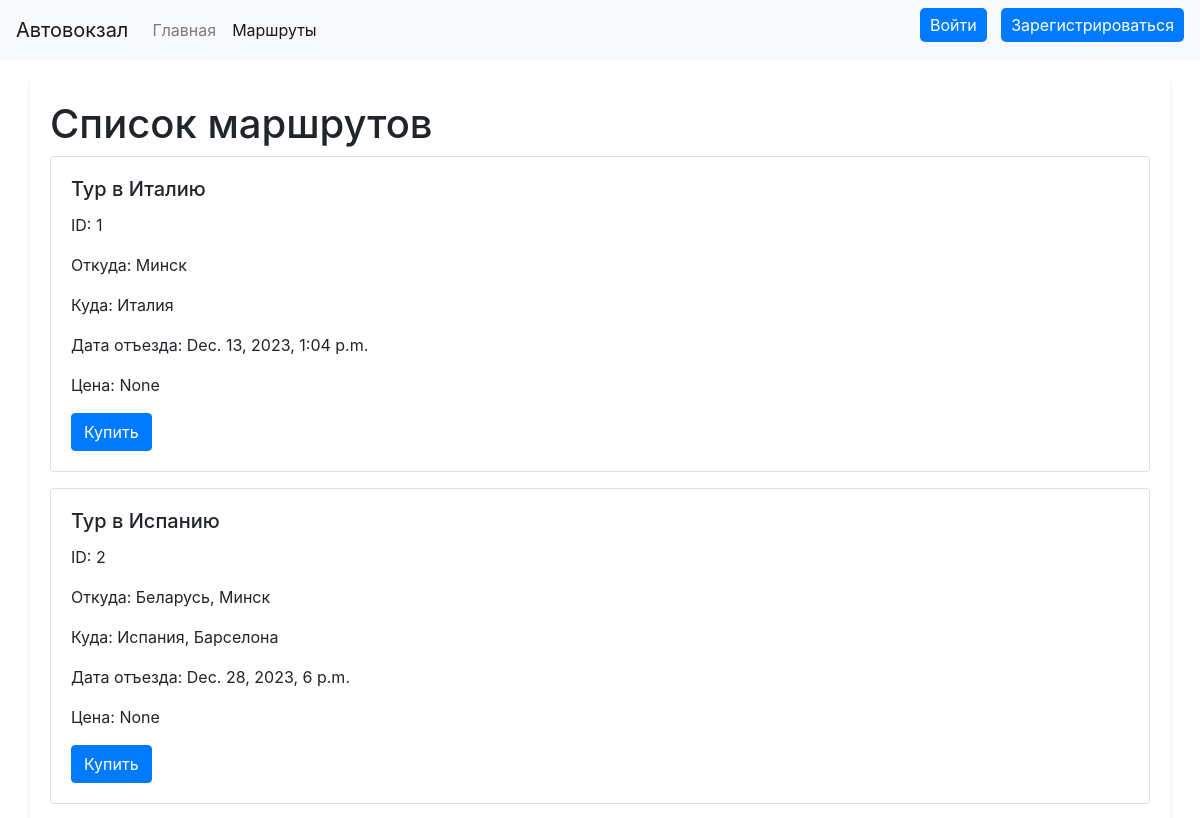
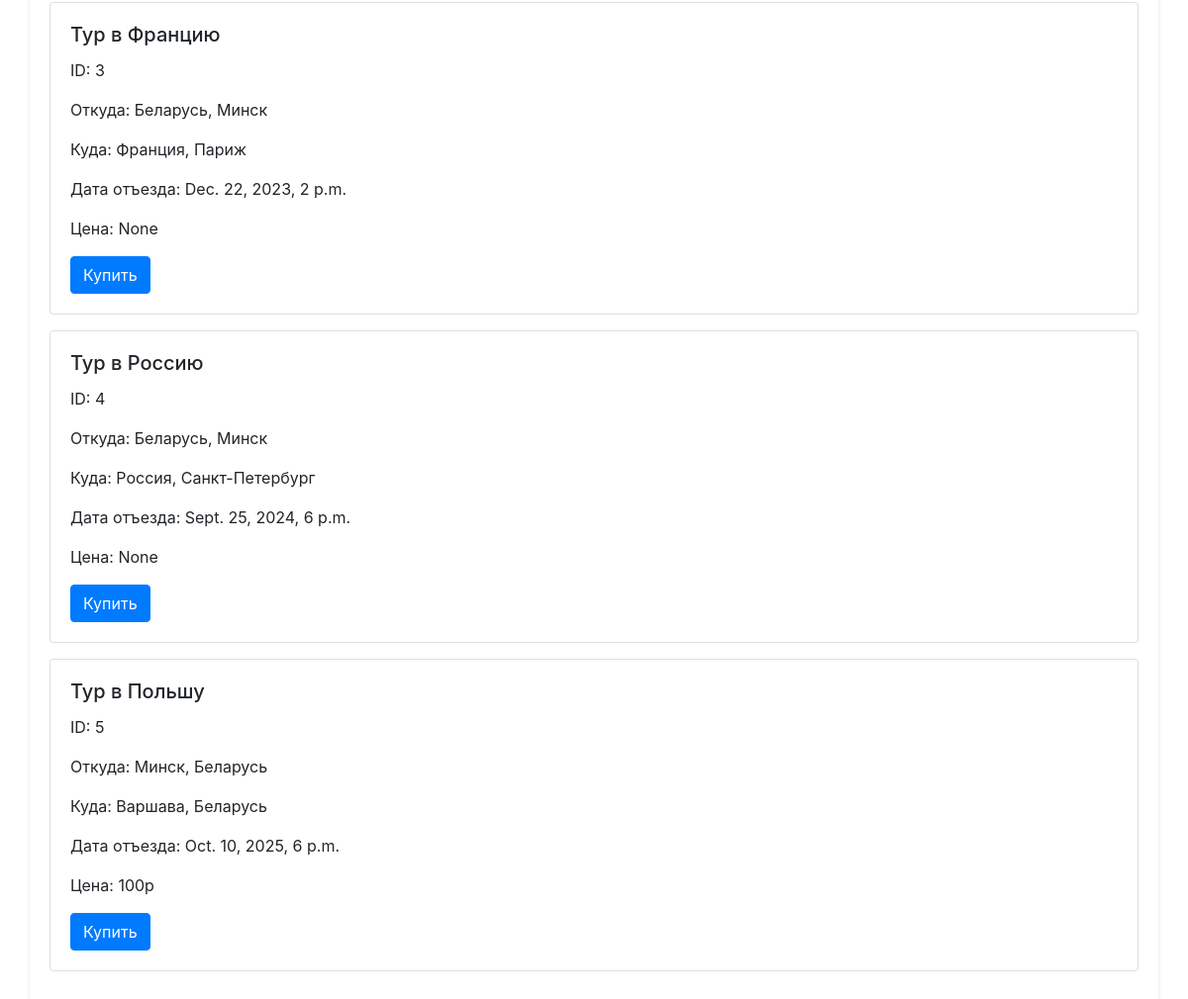
The page /routes/ on the database as committed earlier (2 pictures, top to bottom).
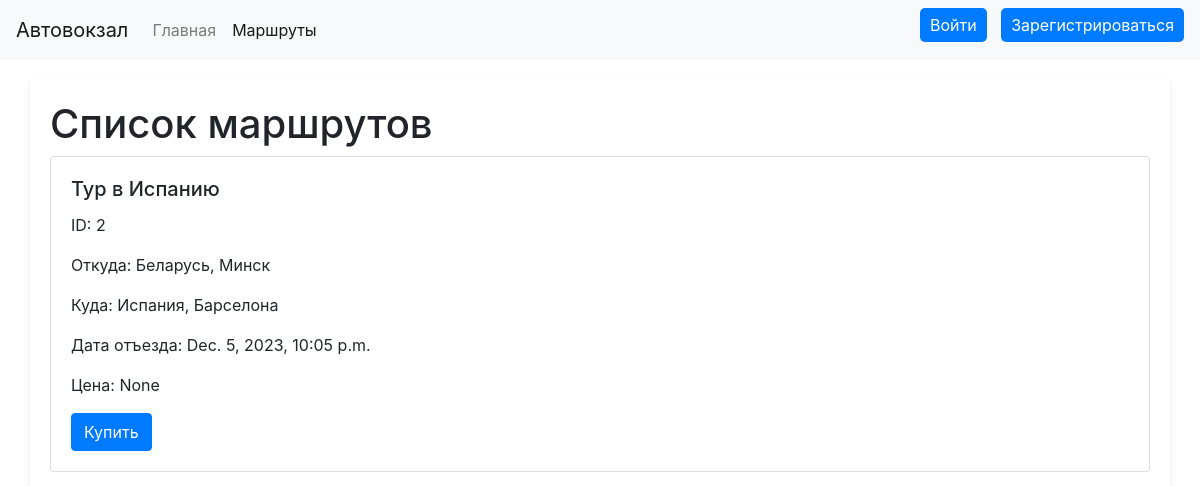
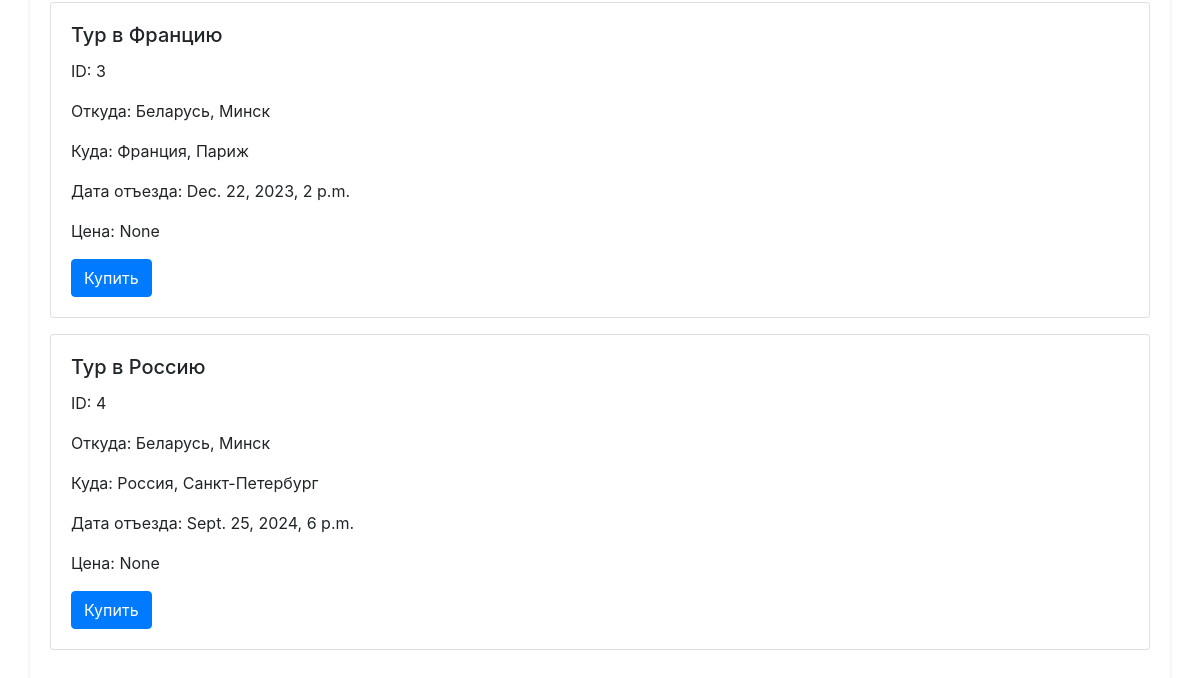
The same page on the database as committed later (2 pictures, top to bottom).
### main/models.py (models this page shows)
class Route(models.Model):
    name = models.CharField(max_length=100)
    start_point = models.CharField(max_length=100)
    end_point = models.CharField(max_length=100)
    schedule = models.DateTimeField(null=True, default=None)
    price = models.CharField(max_length=6, null=True, default=None)

### main/views.py (the view, shortened to what this page needs)
# urls.py: path('routes/', routes_view, name='routes'),
def routes_view(request):
    routes = Route.objects.all()
    return render(request, 'main/routes.html', {'routes': routes})

### main/templates/main/routes.html (shortened to what this page needs)
<!DOCTYPE html>
<html>
<head>
  <link rel="stylesheet" href="https://stackpath.bootstrapcdn.com/bootstrap/4.5.0/css/bootstrap.min.css">
</head>
<body>
  <nav class="navbar navbar-expand-lg navbar-light bg-light">
    <a class="navbar-brand">Автовокзал</a>
    <div class="collapse navbar-collapse" id="navbarNav">
      <ul class="navbar-nav">
        <li class="nav-item">
          <a class="nav-link" href="{% url 'index' %}">Главная</a>
        </li>
        <li class="nav-item active">
          <a class="nav-link" href="{% url 'routes' %}">Маршруты</a>
      </ul>
    </div>
{% if not user.is_authenticated %}
     <div class="auth-buttons">
            <button onclick="location.href='{% url 'login' %}'">Войти</button>
            <button onclick="location.href='{% url 'register' %}'">Зарегистрироваться</button>
        </div>
     {% endif %}
  </nav>
  <div class="container">
    <h1>Список маршрутов</h1>
    {% for route in routes %}
    <div class="card mb-3">
      <div class="card-body">
        <h5 class="card-title" id="name">{{ route.name }}</h5>
          <p class="card-text" id="route_id">ID: {{ route.id }}</p>
        <p class="card-text" id="start_point">Откуда: {{ route.start_point }}</p>
        <p class="card-text" id="end_point">Куда: {{ route.end_point }}</p>
        <p class="card-text" id="schedule">Дата отъезда: {{ route.schedule }}</p>
        <p class="card-text" id="price">Цена: {{ route.price }}</p>
      {% if not user.is_authenticated %}
         <button onclick="location.href='{% url 'login' %}'" class="btn btn-primary">Купить</button>
      {% endif %}
      </div>
    </div>
    {% endfor %}
  </div>
</body>
</html>

### main/templates/main/routes.html (style rules this page uses)
body { background-color: #ffffff; }
.container { margin-top: 20px; box-shadow: 0 2px 4px rgba(0, 0, 0, 0.1); padding: 20px; }
.auth-buttons { text-align: right; margin-bottom: 10px; }
.auth-buttons button { margin-left: 10px; border-radius: 5px; padding: 5px 10px; background-color: #007bff; color: #fff; border: none; }

Rows that differ between the two databases and show on the page:
removed Route: name "Тур в Италию", id "1", start_point "Минск", end_point "Италия", schedule "Dec. 13, 2023, 1:04 p.m.", price "None"
removed Route: name "Тур в Польшу", id "5", start_point "Минск, Беларусь", end_point "Варшава, Беларусь", schedule "Oct. 10, 2025, 6 p.m.", price "100р"
changed Route "Тур в Испанию": schedule "Dec. 28, 2023, 6 p.m." → "Dec. 5, 2023, 10:05 p.m."
